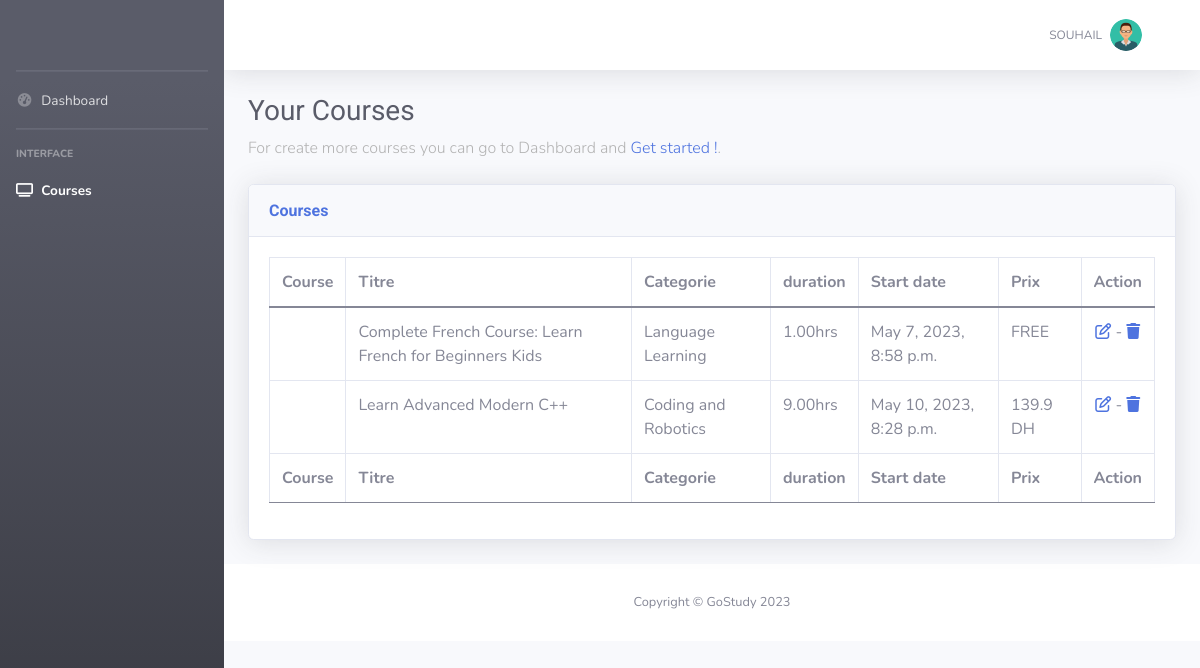
/Enseignant/Dashboard/courses (signed in), run on the app's committed database.
### prof/models.py (models this page shows, shortened)
class Enseignant(models.Model):
    user = models.OneToOneField(User, null=True,on_delete=models.CASCADE)
    nom = models.CharField(max_length=30)
    datenaissence = models.DateField()
    photo = models.ImageField(upload_to='prof/img/pdp/%y',default='prof/img/pdp/23/user.png')
    datecreation = models.DateTimeField(auto_now=True)

### courses/models.py (models this page shows, shortened)
class course(models.Model):
    titre = models.CharField(max_length=80)
    description = models.TextField()
    categorie = models.ForeignKey(categorie, null=True, on_delete=models.CASCADE)
    datecreation  = models.DateTimeField(auto_now=True)
    avis = models.IntegerField(null=True,validators=[MinValueValidator(0),MaxValueValidator(5)],default=0)
    cover = models.ImageField( upload_to='CourseCovers/img/%y/',null=True,default='',blank=True)
    video = models.FileField( upload_to='CourseVideos/lecons/%y',null=True,default='',blank=True)
    duration = models.DecimalField(max_digits=4, decimal_places=2,null=True,default=2)
    tag = models.ManyToManyField(tag)
    Enseignant = models.ForeignKey(Enseignant, null=True, on_delete=models.CASCADE)
    prix = models.DecimalField(max_digits=7,decimal_places=2,null=True)
    level = models.CharField(max_length=90,null=True,default='beginner')

class categorie(models.Model):
    nom = models.CharField( max_length=50)
    cover = models.ImageField( upload_to='categoryCovers/img/%y/',null=True)
    def __str__(self):
        return self.nom

### etudiant/decorators.py (the view)
        def wrapper_func(request, *args, **kwargs):
            if request.user.groups.exists():
                group = request.user.groups.all()[0].name
            if group in allowedGroups:
                    return view_func(request, *args, **kwargs)
            else:
                return redirect("home")

### prof/views.py (called while the page is built)
@login_required(login_url='etudiant_login')
@allowedusers(allowedGroups=['prof','admin'])
def dashboardcourses(request):
    m = {
    'pdp':Enseignant.objects.all().get(user=request.user),
    'cours':course.objects.all().filter(Enseignant=request.user.id)
    }
    return render(request,'prof/courses.html',m)

### templates/prof/courses.html
{% extends 'base/prof/header.html' %}
{% block content %}
<div class="container-fluid">
    <h1 class="h3 mb-2 text-gray-800">Your Courses</h1>
    <p class="mb-4">For create more courses you can go to Dashboard and<a target="_blank"
            href="{% url 'dashboardprof' %}"> Get started !</a>.</p>
    <div class="card shadow mb-4">
        <div class="card-header py-3">
            <h6 class="m-0 font-weight-bold text-primary">Courses</h6>
        </div>
        <div class="card-body">
            <div class="table-responsive">
                <table class="table table-bordered" id="dataTable" width="100%" cellspacing="0">
                    <thead>
                        <tr>
                            <th>Course</th>
                            <th>Titre</th>
                            <th>Categorie</th>
                            <th>duration</th>
                            <th>Start date</th>
                            <th>Prix</th>
                            <th>Action</th>
                        </tr>
                    </thead>
                    <tfoot>
                        <tr>
                            <th>Course</th>
                            <th>Titre</th>
                            <th>Categorie</th>
                            <th>duration</th>
                            <th>Start date</th>
                            <th>Prix</th>
                            <th>Action</th>
                        </tr>
                    </tfoot>
                    <tbody>
                        {% if not cours %} <tr> <td>No Courses</td></tr> {% else %}
                        {% for cr in cours %}
                        <tr>
                            <td><img src="{{cr.cover.url}}" width=140 alt="" srcset=""></td>
                            <td>{{cr.titre}}</td>
                            <td>{{cr.categorie}}</td>
                            <td>{{cr.duration}}hrs</td>
                            <td>{{cr.datecreation}}</td>
                            {% if cr.prix %}
                            <td><script>document.write(parseFloat({{cr.prix}}*10))</script> DH</td>
                            {% else %}
                            <td>FREE</td>
                            {% endif %}
                            <td><center><a href="{% url 'editcourse' cr.id %}"><i class="fa-regular fa-pen-to-square"></i></a> - <a href="{% url 'deletecourse' cr.id %}"><i class="fa-solid fa-trash"></i></a></center></td>
                        </tr>
                        {% endfor %}
                        {% endif %}
                    </tbody>
                </table>
            </div>
        </div>
    </div>
</div>
{% endblock content %}

### templates/base/prof/header.html (shortened to what this page needs)
{% load static %}
<!DOCTYPE html>
<html lang="en">
<head>
{% include 'base/coursesHeader.html' %}
{% include 'base/header.html' %}
    <link href="{% static 'prof/vendor/fontawesome-free/css/all.min.css' %}" rel="stylesheet" type="text/css">
    <link href="{% static 'prof/css/sb-admin-2.min.css' %}" rel="stylesheet">
</head>
<body id="page-top">
    <div id="wrapper">
        <ul class="navbar-nav bg-gradient-dark sidebar sidebar-dark accordion" id="accordionSidebar">
            <a class="sidebar-brand d-flex align-items-center justify-content-center" href="{% url 'dashboardprof' %}">
                </a>
            <hr class="sidebar-divider my-0">
            <li class="nav-item {% if request.resolver_match.url_name == 'dashboardprof' %}active{% endif %}">
                <a class="nav-link" href="{% url 'dashboardprof' %}">
                    <i class="fas fa-fw fa-tachometer-alt"></i>
                    <span>Dashboard</span></a>
            </li>
            <hr class="sidebar-divider">
            <div class="sidebar-heading">
                Interface
            </div>
            <li class="nav-item {% if request.resolver_match.url_name == 'dashboardcourses' %}active{% endif %}">
                <a class="nav-link collapsed" href="{% url 'dashboardcourses' %}">
                    <i class="fa-solid fa-tv"></i>
                    <span>Courses</span>
                </a>
            </li>
        </ul>
        <div id="content-wrapper" class="d-flex flex-column">
            <div id="content">
                {% if request.resolver_match.url_name != 'createcourse' %}
                <nav class="navbar navbar-expand navbar-light bg-white topbar mb-4 static-top shadow">
                    <ul class="navbar-nav ml-auto">
                        <li class="nav-item dropdown no-arrow">
                            <a class="nav-link dropdown-toggle" href="#" id="userDropdown" role="button"
                                data-toggle="dropdown" aria-haspopup="true" aria-expanded="false">
                                <span class="mr-2 d-none d-lg-inline text-gray-600 small">{{request.user}}</span>
                                <img class="img-profile rounded-circle"
                                    src="{{pdp.photo.url}}">
                            </a>
                        </li>
                    </ul>
                </nav>
        {% endif %}
                    {% block content %}
                    {% endblock content %}
            {% if request.resolver_match.url_name != 'createcourse' and request.resolver_match.url_name != 'deletecourse' %}
            <footer class="sticky-footer bg-white">
                <div class="container my-auto">
                    <div class="copyright text-center my-auto">
                        <span>Copyright &copy; GoStudy 2023</span>
                    </div>
                </div>
            </footer>{% endif %}
        </div>
    </div>
</body>
</html>

### templates/base/coursesHeader.html (shortened to what this page needs)
{% load static %}
    <link href="https://cdnjs.cloudflare.com/ajax/libs/font-awesome/5.10.0/css/all.min.css" rel="stylesheet">
    <link href="https://cdn.jsdelivr.net/npm/bootstrap-icons@1.4.1/font/bootstrap-icons.css" rel="stylesheet">
    <link href="{% static 'lib/animate/animate.min.css' %}" rel="stylesheet">
    <link href="{% static 'lib/owlcarousel/assets/owl.carousel.min.css' %}" rel="stylesheet">
    <link href="{% static 'css/bootstrap.min.css' %}" rel="stylesheet">
    <link href="{% static 'css/style.css' %}" rel="stylesheet">

### templates/base/header.html (shortened to what this page needs)
{% load static %}
<head>
    <link rel="stylesheet" href="{% static 'etudiant/fonts/icomoon/style.css' %}">
    <link rel="stylesheet" href="{% static 'etudiant/css/owl.carousel.min.css' %}">
      <link href="{% static 'lib/animate/animate.min.css' %}" rel="stylesheet">
      <link href="{% static 'lib/owlcarousel/assets/owl.carousel.min.css' %}" rel="stylesheet">
    <link href="https://cdnjs.cloudflare.com/ajax/libs/font-awesome/5.10.0/css/all.min.css" rel="stylesheet">
    <link href="https://cdn.jsdelivr.net/npm/bootstrap-icons@1.4.1/font/bootstrap-icons.css" rel="stylesheet">
    <link rel="stylesheet" href="{% static 'etudiant/css/bootstrap.min.css' %}">
    <link rel="stylesheet" href="{% static 'etudiant/css/style.css' %}">
  </head>

### gostudy/static/css/style.css (style rules this page uses)
:root { --primary: #06BBCC; --light: #F0FBFC; --dark: #181d38; }
.navbar .dropdown-toggle::after { border: none; content: "\f107"; font-family: "Font Awesome 5 Free"; font-weight: 900; vertical-align: middle; margin-left: 8px; }
.navbar-light .navbar-nav .nav-link { margin-right: 30px; padding: 25px 0; color: #FFFFFF; font-size: 15px; text-transform: uppercase; outline: none; }
.navbar-light .navbar-nav .nav-link { color: var(--dark); font-weight: 500; }

### gostudy/static/etudiant/css/style.css (style rules this page uses)
body { font-family: "Roboto", sans-serif; background-color: #fff; }
p { color: #b3b3b3; font-weight: 300; }
h1, h2, h3, h4, h5, h6, .h1, .h2, .h3, .h4, .h5, .h6 { font-family: "Roboto", sans-serif; }
a { -webkit-transition: .3s all ease; -o-transition: .3s all ease; transition: .3s all ease; }

### data on the page
Enseignant: photo (placeholder picture)
course: titre "Complete French Course: Learn French for Beginners Kids", categorie "Language Learning", duration "1.00", datecreation "May 7, 2023, 8:58 p.m.", prix "FREE"
course: titre "Learn Advanced Modern C++", categorie "Coding and Robotics", duration "9.00", datecreation "May 10, 2023, 8:28 p.m."

### other printed values
{{ request.user }} "SOUHAIL"
